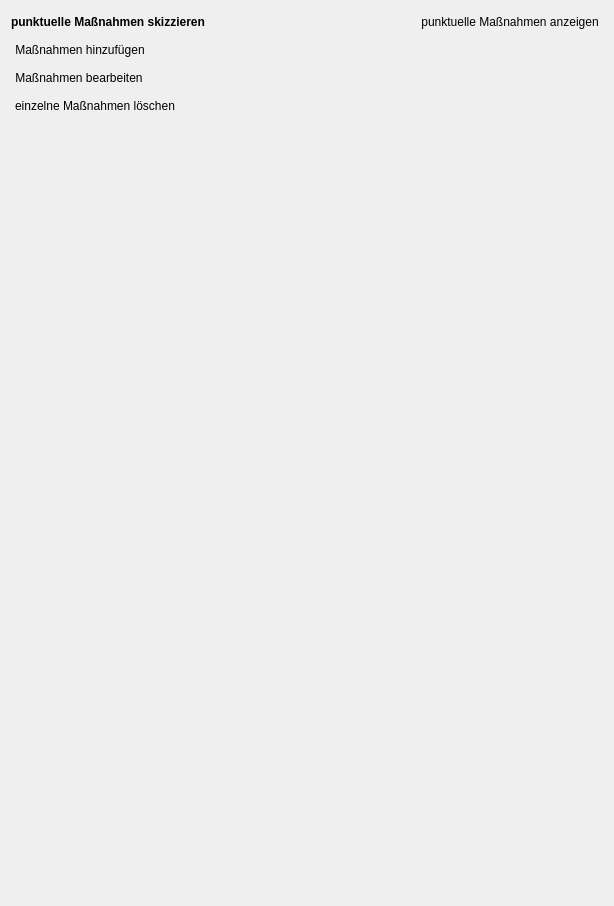
      <widget class="QWidget" name="page_2">
       <property name="geometry">
        <rect>
         <x>0</x>
         <y>0</y>
         <width>614</width>
         <height>906</height>
        </rect>
       </property>
       <attribute name="label">
        <string>punktuelle Maßnahmen</string>
       </attribute>
       <layout class="QVBoxLayout" name="verticalLayout_3">
        <item>
         <layout class="QHBoxLayout" name="horizontalLayout_3">
          <item>
           <widget class="QLabel" name="label_2">
            <property name="font">
             <font>
              <weight>75</weight>
              <bold>true</bold>
             </font>
            </property>
            <property name="text">
             <string>punktuelle Maßnahmen skizzieren</string>
            </property>
           </widget>
          </item>
          <item>
           <spacer name="horizontalSpacer_2">
            <property name="orientation">
             <enum>Qt::Horizontal</enum>
            </property>
            <property name="sizeHint" stdset="0">
             <size>
              <width>40</width>
              <height>20</height>
             </size>
            </property>
           </spacer>
          </item>
          <item>
           <widget class="QPushButton" name="pushButton_2">
            <property name="sizePolicy">
             <sizepolicy hsizetype="Fixed" vsizetype="Fixed">
              <horstretch>0</horstretch>
              <verstretch>0</verstretch>
             </sizepolicy>
            </property>
            <property name="layoutDirection">
             <enum>Qt::RightToLeft</enum>
            </property>
            <property name="text">
             <string>punktuelle Maßnahmen anzeigen</string>
            </property>
            <property name="icon">
             <iconset>
              <normaloff>../../images/181112_Icons_toggle_visibility_off.png</normaloff>
              <normalon>../../images/181112_Icons_toggle_visibility_on.png</normalon>
              <disabledon>../../images/181112_Icons_toggle_visibility_on.png</disabledon>../../images/181112_Icons_toggle_visibility_off.png</iconset>
            </property>
            <property name="checkable">
             <bool>true</bool>
            </property>
            <property name="flat">
             <bool>true</bool>
            </property>
           </widget>
          </item>
         </layout>
        </item>
        <item>
         <widget class="QPushButton" name="pushButton_23">
          <property name="sizePolicy">
           <sizepolicy hsizetype="Fixed" vsizetype="Fixed">
            <horstretch>0</horstretch>
            <verstretch>0</verstretch>
           </sizepolicy>
          </property>
          <property name="text">
           <string>Maßnahmen hinzufügen</string>
          </property>
          <property name="icon">
           <iconset>
            <normaloff>../../images/edit.png</normaloff>../../images/edit.png</iconset>
          </property>
          <property name="checkable">
           <bool>true</bool>
          </property>
          <property name="autoExclusive">
           <bool>true</bool>
          </property>
          <property name="flat">
           <bool>true</bool>
          </property>
         </widget>
        </item>
        <item>
         <widget class="QPushButton" name="pushButton_31">
          <property name="sizePolicy">
           <sizepolicy hsizetype="Fixed" vsizetype="Fixed">
            <horstretch>0</horstretch>
            <verstretch>0</verstretch>
           </sizepolicy>
          </property>
          <property name="text">
           <string>Maßnahmen bearbeiten</string>
          </property>
          <property name="icon">
           <iconset>
            <normaloff>../../images/edit.png</normaloff>../../images/edit.png</iconset>
          </property>
          <property name="checkable">
           <bool>true</bool>
          </property>
          <property name="autoExclusive">
           <bool>true</bool>
          </property>
          <property name="flat">
           <bool>true</bool>
          </property>
         </widget>
        </item>
        <item>
         <widget class="QPushButton" name="pushButton_22">
          <property name="sizePolicy">
           <sizepolicy hsizetype="Fixed" vsizetype="Fixed">
            <horstretch>0</horstretch>
            <verstretch>0</verstretch>
           </sizepolicy>
          </property>
          <property name="text">
           <string>einzelne Maßnahmen löschen</string>
          </property>
          <property name="icon">
           <iconset>
            <normaloff>../../images/edit.png</normaloff>../../images/edit.png</iconset>
          </property>
          <property name="checkable">
           <bool>true</bool>
          </property>
          <property name="autoExclusive">
           <bool>true</bool>
          </property>
          <property name="flat">
           <bool>true</bool>
          </property>
         </widget>
        </item>
        <item>
         <spacer name="verticalSpacer_2">
          <property name="orientation">
           <enum>Qt::Vertical</enum>
          </property>
          <property name="sizeHint" stdset="0">
           <size>
            <width>20</width>
            <height>40</height>
           </size>
          </property>
         </spacer>
        </item>
       </layout>
      </widget>
